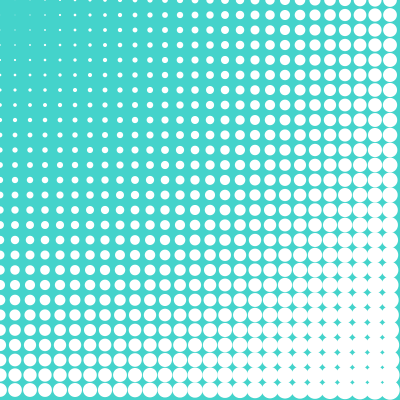
Frame 1 (no input)
Frame 60 (the mouse pressed at the canvas centre just before this capture): identical to frame 1, image omitted
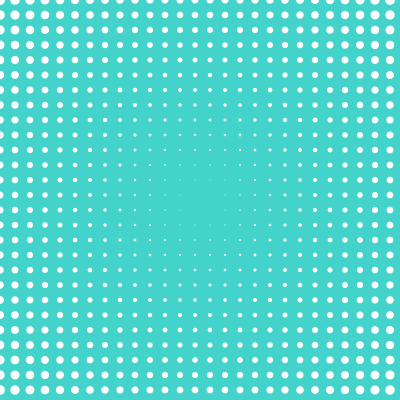
Frame 120 (the mouse held since frame 60 and released just before this capture)

The Processing sketch that drew these frames (run headless with seeded random() and noise(); from frame 60 on, the mouse is pressed at the canvas centre):

// Processing sketch: processing_3957
// ── processing_3957.pde

float max_distance;

void setup() {
  size(400, 400); 

  smooth();
  noStroke();
  max_distance = dist(0, 0, width, height);
}

void draw() 
{
  background(#44D3CB);
  int d = mouseX/10;
  int e = 50;
  for(int i = 0; i <= width; i += 15) {
    for(int j = 0; j <= height; j += 15) {
      float size = dist(mouseX, mouseY, i, j);
      size = size/max_distance * 20;
      ellipse(i, j, size, size);
    }
  }
}
